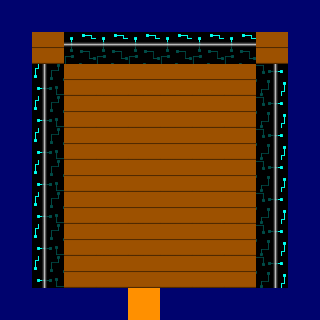

Rendered tile map (Tiled .tmx) drawn with the repository's tilesets; below, a short description and the map source with its tile grids summarised:
An orthogonal 10x10 tile map with 32x32 px tiles, 3 tile layers (Camada de Tiles 1, Colisoes, Baus), 1 hidden layer not drawn, 6 tilesets.

<map version="1.0" orientation="orthogonal" renderorder="right-down" width="10" height="10" tilewidth="32" tileheight="32" nextobjectid="1">
 <tileset firstgid="1" name="Parede" tilewidth="32" tileheight="32">
  <image source="Parede.png" width="96" height="32" />
  <tile id="0">
   <properties>
    <property name="blocked" value="blocked" />
   </properties>
  </tile>
  <tile id="1">
   <properties>
    <property name="blocked" value="blocked" />
   </properties>
  </tile>
  <tile id="2">
   <properties>
    <property name="blocked" value="blocked" />
   </properties>
  </tile>
 </tileset>
 <tileset firstgid="4" name="Tile_Madeira" tilewidth="32" tileheight="32">
  <image source="Tile_Madeira.png" width="32" height="32" />
 </tileset>
 <tileset firstgid="5" name="TapeteEntrada" tilewidth="32" tileheight="32">
  <image source="TapeteEntrada.png" width="32" height="32" />
  <tile id="0">
   <properties>
    <property name="door" value="door" />
   </properties>
  </tile>
 </tileset>
 <tileset firstgid="6" name="Bau" tilewidth="32" tileheight="32">
  <image source="Bau.png" width="32" height="32" />
  <tile id="0">
   <properties>
    <property name="chest" value="chest" />
   </properties>
  </tile>
 </tileset>
 <tileset firstgid="7" name="ParedeInvisivel" tilewidth="32" tileheight="32">
  <image source="ParedeInvisivel.png" width="32" height="32" />
  <tile id="0">
   <properties>
    <property name="blocked" value="blocked" />
   </properties>
  </tile>
 </tileset>
 <tileset firstgid="8" name="Portal1" tilewidth="32" tileheight="32">
  <image source="Portal1.png" width="32" height="32" />
  <tile id="0">
   <properties>
    <property name="blocked" value="blocked" />
    <property name="doorHome" value="MapaExterno.tmx" />
   </properties>
  </tile>
 </tileset>
 <layer name="Camada de Tiles 1" width="10" height="10">
  <data>[100 cells, 100 non-empty, 5 distinct tile ids]</data>
 </layer>
 <layer name="Colisoes" width="10" height="10">
  <data>[100 cells, 100 non-empty, 3 distinct tile ids]</data>
 </layer>
 <layer name="Baus" width="10" height="10">
  <data>[100 cells, 20 non-empty, 1 distinct tile ids]</data>
 </layer>
 <layer name="Baus2" width="10" height="10" visible="0">
  <data>[100 cells, 1 non-empty, 1 distinct tile ids]</data>
 </layer>
</map>
